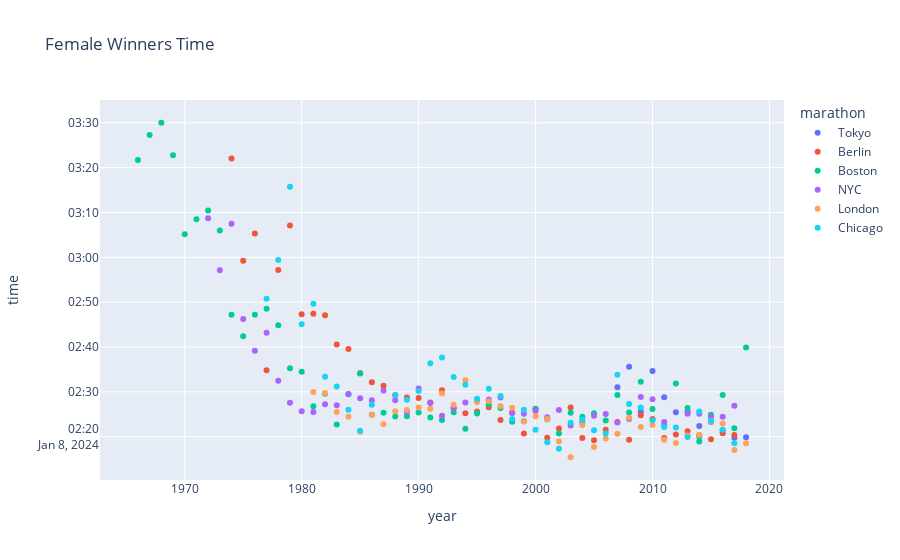

Write notebook code for a chart like this one.
### Code cell
female_won = df[df['gender'] == 'Female'].reset_index(drop=True)
female_won.set_index(['year'])
px.scatter(data_frame=female_won, y='time', x='year', color='marathon', hover_data=['winner'], title="Female Winners Time")

### Figure 1 — Plotly figure (JSON) as saved in the notebook; plotly's stock layout.template omitted (floating-point values rounded to 4 significant figures)
{"data": [{"customdata": [["Birhane Dibaba"], ["Sarah Chepchirchir"], ["Helah Kiprop"], ["Birhane Dibaba"], ["Tirfi Tsegaye"], ["Aberu Kebede"], ["Atsede Habtamu"], ["Noriko Higuchi"], ["Alevtina Biktimirova"], ["Mizuho Nasukawa"], ["Claudia Dreher"], ["Hitomi Niiya"]], "hovertemplate": "marathon=Tokyo<br>year=%{x}<br>time=%{y}<br>winner=%{customdata[0]}<extra></extra>", "legendgroup": "Tokyo", "marker": {"color": "#636efa", "symbol": "circle"}, "mode": "markers", "name": "Tokyo", "orientation": "h", "showlegend": true, "type": "scatter", "x": [2018, 2017, 2016, 2015, 2014, 2013, 2012, 2011, 2010, 2009, 2008, 2007], "xaxis": "x", "y": ["2024-01-08T02:19:51", "2024-01-08T02:19:47", "2024-01-08T02:21:27", "2024-01-08T02:23:15", "2024-01-08T02:22:23", "2024-01-08T02:25:34", "2024-01-08T02:25:28", "2024-01-08T02:28:49", "2024-01-08T02:34:39", "2024-01-08T02:25:38", "2024-01-08T02:35:35", "2024-01-08T02:31:02"], "yaxis": "y"}, {"customdata": [["Gladys Cherono"], ["Aberu Kebede"], ["Gladys Cherono"], ["Tirfi Tsegaye"], ["Florence Kiplagat"], ["Aberu Kebede"], ["Florence Kiplagat"], ["Aberu Kebede"], ["Atsede Habtamu"], ["Irina Mikitenko"], ["Gete Wami"], ["Gete Wami"], ["Noguchi"], ["Yoko Shibui"], ["Yasuko Hashimoto"], ["Naoko Takahashi"], ["Naoko Takahashi"], ["Kazumi Matsuo"], ["Tegla Loroupe"], ["Marleen Renders"], ["Catherina McKiernan"], ["Colleen De Reuck"], ["Uta Pippig"], ["Katrin Dörre-Heinig"], ["Renata Kokowska"], ["Uta Pippig"], ["Renata Kokowska"], ["Uta Pippig"], ["Päivi Tikkanen"], ["Renata Kokowska"], ["Kerstin Preßler"], ["Charlotte Teske"], ["Magda Ilands"], ["Ágnes Sipka"], ["Karen Holdsworth"], ["Jean Lochhead"], ["Angelika Stephan"], ["Gerlinde Püttmann"], ["Jutta von Haase"], ["Ursula Blaschke"], ["Christa Vahlensieck"], ["Jutta von Haase"], ["Christin Bochröder"], ["Jutta von Haase"]], "hovertemplate": "marathon=Berlin<br>year=%{x}<br>time=%{y}<br>winner=%{customdata[0]}<extra></extra>", "legendgroup": "Berlin", "marker": {"color": "#EF553B", "symbol": "circle"}, "mode": "markers", "name": "Berlin", "orientation": "h", "showlegend": true, "type": "scatter", "x": [2017, 2016, 2015, 2014, 2013, 2012, 2011, 2010, 2009, 2008, 2007, 2006, 2005, 2004, 2003, 2002, 2001, 2000, 1999, 1998, 1997, 1996, 1995, 1994, 1993, 1992, 1991, 1990, 1989, 1988, 1987, 1986, 1985, 1984, 1983, 1982, 1981, 1980, 1979, 1978, 1977, 1976, 1975, 1974], "xaxis": "x", "y": ["2024-01-08T02:20:23", "2024-01-08T02:20:45", "2024-01-08T02:19:25", "2024-01-08T02:20:18", "2024-01-08T02:21:13", "2024-01-08T02:20:30", "2024-01-08T02:19:44", "2024-01-08T02:23:58", "2024-01-08T02:24:47", "2024-01-08T02:19:19", "2024-01-08T02:23:17", "2024-01-08T02:21:34", "2024-01-08T02:19:12", "2024-01-08T02:19:41", "2024-01-08T02:26:32", "2024-01-08T02:21:49", "2024-01-08T02:19:46", "2024-01-08T02:26:15", "2024-01-08T02:20:43", "2024-01-08T02:25:22", "2024-01-08T02:23:44", "2024-01-08T02:26:35", "2024-01-08T02:25:37", "2024-01-08T02:25:15", "2024-01-08T02:26:20", "2024-01-08T02:30:22", "2024-01-08T02:27:36", "2024-01-08T02:28:37", "2024-01-08T02:28:45", "2024-01-08T02:29:16", "2024-01-08T02:31:22", "2024-01-08T02:32:10", "2024-01-08T02:34:10", "2024-01-08T02:39:32", "2024-01-08T02:40:32", "2024-01-08T02:47:05", "2024-01-08T02:47:24", "2024-01-08T02:47:18", "2024-01-08T03:07:07", "2024-01-08T02:57:09", "2024-01-08T02:34:48", "2024-01-08T03:05:19", "2024-01-08T02:59:15", "2024-01-08T03:22:01"], "yaxis": "y"}, {"customdata": [["Desi Linden"], ["Edna Kiplagat"], ["Atsede Baysa"], ["Caroline Rotich"], ["Rita Jeptoo"], ["Bizunesh Deba"], ["Rita Jeptoo"], ["Sharon Cherop"], ["Caroline Kilel"], ["Teyba Erkesso"], ["Salina Kosgei"], ["Dire Tune"], ["Lidiya Grigoryeva"], ["Rita Jeptoo"], ["Catherine Ndereba"], ["Catherine Ndereba"], ["Svetlana Zakharova"], ["Margaret Okayo"], ["Catherine Ndereba"], ["Catherine Ndereba"], ["Fatuma Roba"], ["Fatuma Roba"], ["Fatuma Roba"], ["Uta Pippig"], ["Uta Pippig"], ["Uta Pippig"], ["Olga Markova"], ["Olga Markova"], ["Wanda Panfil"], ["Rosa Mota"], ["Ingrid Kristiansen"], ["Rosa Mota"], ["Rosa Mota"], ["Ingrid Kristiansen"], ["Lisa Larsen Weidenbach"], ["Lorraine Moller"], ["Joan Benoit"], ["Charlotte Teske"], ["Allison Roe"], ["Jacqueline Gareau"], ["Joan Benoit"], ["Gayle Barron"], ["Miki Gorman"], ["Kim Merritt"], ["Liane Winter"], ["Miki Gorman"], ["Jacqueline Hansen"], ["Nina Kuscsik"], ["Sara Mae Berman"], ["Sara Mae Berman"], ["Sara Mae Berman"], ["Bobbi Gibb"], ["Bobbi Gibb"], ["Bobbi Gibb"]], "hovertemplate": "marathon=Boston<br>year=%{x}<br>time=%{y}<br>winner=%{customdata[0]}<extra></extra>", "legendgroup": "Boston", "marker": {"color": "#00cc96", "symbol": "circle"}, "mode": "markers", "name": "Boston", "orientation": "h", "showlegend": true, "type": "scatter", "x": [2018, 2017, 2016, 2015, 2014, 2014, 2013, 2012, 2011, 2010, 2009, 2008, 2007, 2006, 2005, 2004, 2003, 2002, 2001, 2000, 1999, 1998, 1997, 1996, 1995, 1994, 1993, 1992, 1991, 1990, 1989, 1988, 1987, 1986, 1985, 1984, 1983, 1982, 1981, 1980, 1979, 1978, 1977, 1976, 1975, 1974, 1973, 1972, 1971, 1970, 1969, 1968, 1967, 1966], "xaxis": "x", "y": ["2024-01-08T02:39:54", "2024-01-08T02:21:52", "2024-01-08T02:29:19", "2024-01-08T02:24:55", "2024-01-08T02:18:57", "2024-01-08T02:19:59", "2024-01-08T02:26:25", "2024-01-08T02:31:50", "2024-01-08T02:22:36", "2024-01-08T02:26:11", "2024-01-08T02:32:16", "2024-01-08T02:25:25", "2024-01-08T02:29:18", "2024-01-08T02:23:38", "2024-01-08T02:25:12", "2024-01-08T02:24:27", "2024-01-08T02:25:19", "2024-01-08T02:20:43", "2024-01-08T02:23:53", "2024-01-08T02:26:11", "2024-01-08T02:23:25", "2024-01-08T02:23:21", "2024-01-08T02:26:23", "2024-01-08T02:27:12", "2024-01-08T02:25:11", "2024-01-08T02:21:45", "2024-01-08T02:25:27", "2024-01-08T02:23:43", "2024-01-08T02:24:18", "2024-01-08T02:25:24", "2024-01-08T02:24:33", "2024-01-08T02:24:30", "2024-01-08T02:25:21", "2024-01-08T02:24:55", "2024-01-08T02:34:06", "2024-01-08T02:29:28", "2024-01-08T02:22:43", "2024-01-08T02:29:33", "2024-01-08T02:26:46", "2024-01-08T02:34:28", "2024-01-08T02:35:15", "2024-01-08T02:44:52", "2024-01-08T02:48:33", "2024-01-08T02:47:10", "2024-01-08T02:42:24", "2024-01-08T02:47:11", "2024-01-08T03:05:59", "2024-01-08T03:10:26", "2024-01-08T03:08:30", "2024-01-08T03:05:07", "2024-01-08T03:22:46", "2024-01-08T03:30:00", "2024-01-08T03:27:17", "2024-01-08T03:21:40"], "yaxis": "y"}, {"customdata": [["Shalane Flanagan"], ["Mary Keitany"], ["Mary Keitany"], ["Mary Keitany"], ["Priscah Jeptoo"], ["Firehiwot Dado"], ["Edna Kiplagat"], ["Derartu Tulu"], ["Paula Radcliffe"], ["Paula Radcliffe"], ["Jelena Prokopcuka"], ["Jelena Prokopcuka"], ["Paula Radcliffe"], ["Margaret Okayo"], ["Joyce Chepchumba"], ["Margaret Okayo"], ["Lyudmila Petrova"], ["Adriana Fernandez"], ["Franca Fiacconi"], ["Franziska Rochat-Moser"], ["Anuta Catuna"], ["Tegla Loroupe"], ["Tegla Loroupe"], ["Uta Pippig"], ["Lisa Ondieki"], ["Liz McColgan"], ["Wanda Panfil"], ["Ingrid Kristiansen"], ["Grete Waitz"], ["Priscilla Welch"], ["Grete Waitz"], ["Grete Waitz"], ["Grete Waitz"], ["Grete Waitz"], ["Grete Waitz"], ["Allison Roe"], ["Grete Waitz"], ["Grete Waitz"], ["Grete Waitz"], ["Miki Gorman"], ["Miki Gorman"], ["Kim Merritt"], ["Kathrine Switzer"], ["Nina Kuscsik"], ["Nina Kuscsik"]], "hovertemplate": "marathon=NYC<br>year=%{x}<br>time=%{y}<br>winner=%{customdata[0]}<extra></extra>", "legendgroup": "NYC", "marker": {"color": "#ab63fa", "symbol": "circle"}, "mode": "markers", "name": "NYC", "orientation": "h", "showlegend": true, "type": "scatter", "x": [2017, 2016, 2015, 2014, 2013, 2011, 2010, 2009, 2008, 2007, 2006, 2005, 2004, 2003, 2002, 2001, 2000, 1999, 1998, 1997, 1996, 1995, 1994, 1993, 1992, 1991, 1990, 1989, 1988, 1987, 1986, 1985, 1984, 1983, 1982, 1981, 1980, 1979, 1978, 1977, 1976, 1975, 1974, 1973, 1972], "xaxis": "x", "y": ["2024-01-08T02:26:53", "2024-01-08T02:24:26", "2024-01-08T02:24:25", "2024-01-08T02:25:07", "2024-01-08T02:25:07", "2024-01-08T02:23:15", "2024-01-08T02:28:20", "2024-01-08T02:28:52", "2024-01-08T02:23:56", "2024-01-08T02:23:09", "2024-01-08T02:25:05", "2024-01-08T02:24:41", "2024-01-08T02:23:10", "2024-01-08T02:22:31", "2024-01-08T02:25:56", "2024-01-08T02:24:21", "2024-01-08T02:25:45", "2024-01-08T02:25:06", "2024-01-08T02:25:17", "2024-01-08T02:28:43", "2024-01-08T02:28:18", "2024-01-08T02:28:06", "2024-01-08T02:27:37", "2024-01-08T02:26:24", "2024-01-08T02:24:40", "2024-01-08T02:27:32", "2024-01-08T02:30:45", "2024-01-08T02:25:30", "2024-01-08T02:28:07", "2024-01-08T02:30:17", "2024-01-08T02:28:06", "2024-01-08T02:28:34", "2024-01-08T02:29:30", "2024-01-08T02:27:00", "2024-01-08T02:27:14", "2024-01-08T02:25:29", "2024-01-08T02:25:42", "2024-01-08T02:27:33", "2024-01-08T02:32:30", "2024-01-08T02:43:10", "2024-01-08T02:39:11", "2024-01-08T02:46:14", "2024-01-08T03:07:29", "2024-01-08T02:57:07", "2024-01-08T03:08:41"], "yaxis": "y"}, {"customdata": [["Mary Keitany"], ["Jemima Sumgong"], ["Tigist Tufa"], ["Edna Kiplagat"], ["Priscah Jeptoo"], ["Mary Keitany"], ["Mary Keitany"], ["Aselefech Mergia"], ["Irina Mikitenko"], ["Irina Mikitenko"], ["Zhou Chunxiu"], ["Deena Kastor"], ["Paula Radcliffe"], ["Margaret Okayo"], ["Paula Radcliffe"], ["Paula Radcliffe"], ["Derartu Tulu"], ["Tegla Laroupe"], ["Joyce Chepchumba"], ["Catherina McKiernan"], ["Joyce Chepchumba"], ["Liz McColgan"], ["Malgorzata Sobanska"], ["Katrin Dörre-Heinig"], ["Katrin Dörre-Heinig"], ["Katrin Dörre-Heinig"], ["Rosa Mota"], ["Wanda Panfil"], ["Véronique Marot"], ["Ingrid Kristiansen"], ["Ingrid Kristiansen"], ["Grete Waitz"], ["Ingrid Kristiansen"], ["Ingrid Kristiansen"], ["Grete Waitz"], ["Joyce Smith"], ["Joyce Smith"], ["Vivian Cheruiyot"]], "hovertemplate": "marathon=London<br>year=%{x}<br>time=%{y}<br>winner=%{customdata[0]}<extra></extra>", "legendgroup": "London", "marker": {"color": "#FFA15A", "symbol": "circle"}, "mode": "markers", "name": "London", "orientation": "h", "showlegend": true, "type": "scatter", "x": [2017, 2016, 2015, 2014, 2013, 2012, 2011, 2010, 2009, 2008, 2007, 2006, 2005, 2004, 2003, 2002, 2001, 2000, 1999, 1998, 1997, 1996, 1995, 1994, 1993, 1992, 1991, 1990, 1989, 1988, 1987, 1986, 1985, 1984, 1983, 1982, 1981, 2018], "xaxis": "x", "y": ["2024-01-08T02:17:01", "2024-01-08T02:22:58", "2024-01-08T02:23:21", "2024-01-08T02:20:21", "2024-01-08T02:20:15", "2024-01-08T02:18:37", "2024-01-08T02:19:19", "2024-01-08T02:22:38", "2024-01-08T02:22:11", "2024-01-08T02:24:14", "2024-01-08T02:20:38", "2024-01-08T02:19:35", "2024-01-08T02:17:42", "2024-01-08T02:22:35", "2024-01-08T02:15:25", "2024-01-08T02:18:56", "2024-01-08T02:23:57", "2024-01-08T02:24:33", "2024-01-08T02:23:22", "2024-01-08T02:26:26", "2024-01-08T02:26:51", "2024-01-08T02:27:54", "2024-01-08T02:27:43", "2024-01-08T02:32:34", "2024-01-08T02:27:09", "2024-01-08T02:29:39", "2024-01-08T02:26:14", "2024-01-08T02:26:31", "2024-01-08T02:25:56", "2024-01-08T02:25:41", "2024-01-08T02:22:48", "2024-01-08T02:24:54", "2024-01-08T02:21:06", "2024-01-08T02:24:26", "2024-01-08T02:25:29", "2024-01-08T02:29:43", "2024-01-08T02:29:57", "2024-01-08T02:18:31"], "yaxis": "y"}, {"customdata": [["Tirunesh Dibaba"], ["Florence Kiplagat"], ["Florence Kiplagat"], ["Mare Dibaba"], ["Rita Jeptoo"], ["Atsede Baysa"], ["Ejegayehu Dibaba"], ["Atsede Baysa"], ["Irina Mikitenko"], ["Lidiya Grigoryeva"], ["Berhane Adere"], ["Berhane Adere"], ["Deena Kastor"], ["Dita, Constantina"], ["Svetlana Zakharova"], ["Paula Radcliffe"], ["Catherine Ndereba"], ["Catherine Ndereba"], ["Joyce Chepchumba"], ["Joyce Chepchumba"], ["Marian Sutton"], ["Marian Sutton"], ["Ritva Lemettinen"], ["Kristy Johnston"], ["Ritva Lemettinen"], ["Linda Somers"], ["Midde Hamrin"], ["Aurora Cunha"], ["Lisa Weidenbach"], ["Lisa Weidenbach"], ["Ingrid Kristiansen"], ["Joan Benoit"], ["Rosa Mota"], ["Rosa Mota"], ["Nancy Conz"], ["Tina Gandy"], ["Sue Peterson"], ["Laura Michalek"], ["Lynae Larson"], ["Dorothy Doolittle"]], "hovertemplate": "marathon=Chicago<br>year=%{x}<br>time=%{y}<br>winner=%{customdata[0]}<extra></extra>", "legendgroup": "Chicago", "marker": {"color": "#19d3f3", "symbol": "circle"}, "mode": "markers", "name": "Chicago", "orientation": "h", "showlegend": true, "type": "scatter", "x": [2017, 2016, 2015, 2014, 2013, 2012, 2011, 2010, 2009, 2008, 2007, 2006, 2005, 2004, 2003, 2002, 2001, 2000, 1999, 1998, 1997, 1996, 1995, 1994, 1993, 1992, 1991, 1990, 1989, 1988, 1986, 1985, 1984, 1983, 1982, 1981, 1980, 1979, 1978, 1977], "xaxis": "x", "y": ["2024-01-08T02:18:31", "2024-01-08T02:21:32", "2024-01-08T02:23:33", "2024-01-08T02:25:37", "2024-01-08T02:19:57", "2024-01-08T02:22:03", "2024-01-08T02:22:09", "2024-01-08T02:23:40", "2024-01-08T02:26:31", "2024-01-08T02:27:17", "2024-01-08T02:33:49", "2024-01-08T02:20:42", "2024-01-08T02:21:25", "2024-01-08T02:23:45", "2024-01-08T02:23:07", "2024-01-08T02:17:18", "2024-01-08T02:18:47", "2024-01-08T02:21:33", "2024-01-08T02:25:59", "2024-01-08T02:23:57", "2024-01-08T02:29:03", "2024-01-08T02:30:41", "2024-01-08T02:28:27", "2024-01-08T02:31:34", "2024-01-08T02:33:18", "2024-01-08T02:37:41", "2024-01-08T02:36:21", "2024-01-08T02:30:11", "2024-01-08T02:28:15", "2024-01-08T02:29:17", "2024-01-08T02:27:08", "2024-01-08T02:21:21", "2024-01-08T02:26:01", "2024-01-08T02:31:12", "2024-01-08T02:33:23", "2024-01-08T02:49:39", "2024-01-08T02:45:03", "2024-01-08T03:15:45", "2024-01-08T02:59:25", "2024-01-08T02:50:47"], "yaxis": "y"}], "layout": {"legend": {"title": {"text": "marathon"}, "tracegroupgap": 0}, "title": {"text": "Female Winners Time"}, "xaxis": {"anchor": "y", "domain": [0, 1], "title": {"text": "year"}}, "yaxis": {"anchor": "x", "domain": [0, 1], "title": {"text": "time"}}}}
